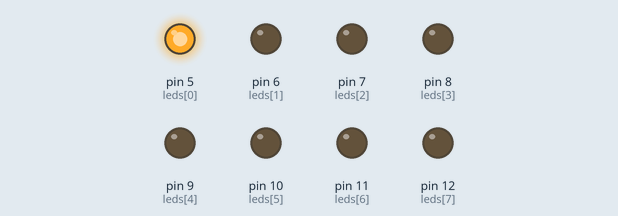
This sketch was run on a simulated Arduino Mega 2560, built with avr-gcc and run on an emulated ATmega2560. Parts: output pins drawn as LEDs (lit = HIGH).

Above: at 0.2 s.
At 1.7 s:
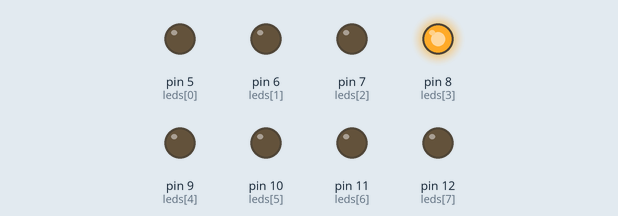
At 3.2 s:
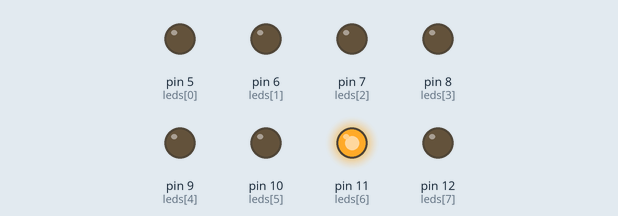
At 6.2 s:
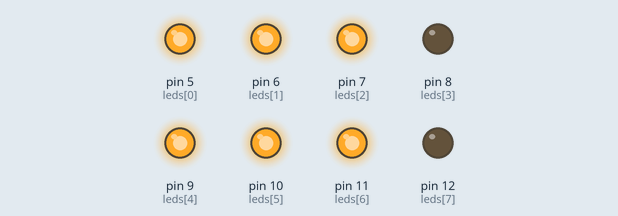
At 9.2 s:
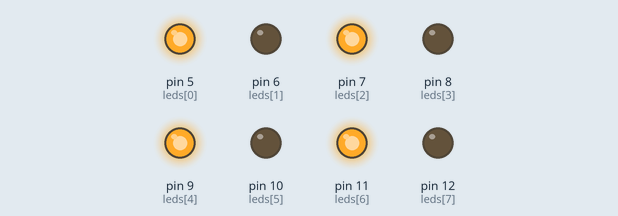
At 12.7 s:
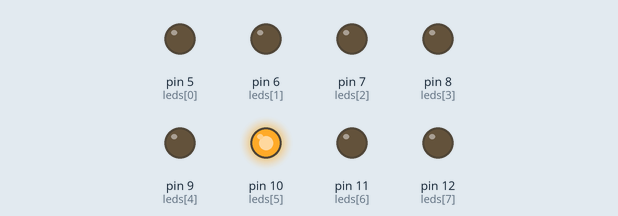
Timing chart, 0 to 13.0 s (numbered marks = the images above):
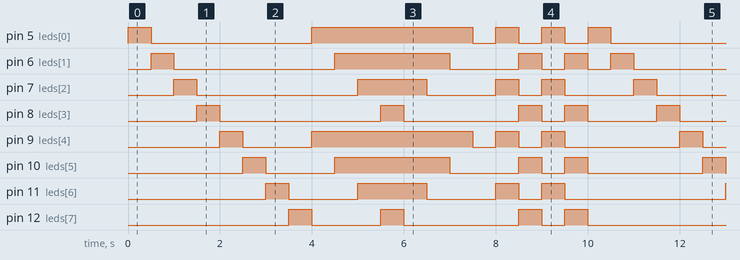

The sketch:

LedSequence.ino
```cpp
/*
LED SEQUENCE
ARDUINO TRAINER - [BEGINNER LEVEL]

This sketch was compiled and tested using ARDUINO MEGA 2560.
This sketch is about coding LED Sequences.
Four (4) Green LEDs and Four (4) Red LEDs will act as OUTPUTS and are assigned to (D5 - D12)

Date Created: November 23, 2015
Created by: Harvey Oroceo, BSCpE
*/

int leds[]={5, 6, 7, 8, 9, 10, 11, 12};     // Place the pin numbers in a array


// The setup function runs once when you press reset or power the board
void setup() {
  for (int pin = 0; pin < 8; pin++){        // Assign each pin number in the array as an OUTPUT
    pinMode(leds[pin], OUTPUT);
  }
}

// The loop function runs over and over again forever
void loop() {
  sequenceOne();
  sequenceTwo();
  sequenceThree();
  defaultState();
}

// These are the Functions for different Sequences
void sequenceOne(){                         // LED Sequence "Running Lights at 1 sec delay"
  digitalWrite(5, HIGH);
  delay(500);
  digitalWrite(5, LOW);
  digitalWrite(6, HIGH);
  delay(500);
  digitalWrite(6, LOW);
  digitalWrite(7, HIGH);
  delay(500);
  digitalWrite(7, LOW);
  digitalWrite(8, HIGH);
  delay(500);
  digitalWrite(8, LOW);
  digitalWrite(9, HIGH);
  delay(500);
  digitalWrite(9, LOW);
  digitalWrite(10, HIGH);
  delay(500);
  digitalWrite(10, LOW);
  digitalWrite(11, HIGH);
  delay(500);
  digitalWrite(11, LOW);
  digitalWrite(12, HIGH);
  delay(500);
  digitalWrite(12, LOW);
}

void sequenceTwo(){                         // LED Sequence "Lights Up at 1 sec delay"
  digitalWrite(5, HIGH);
  digitalWrite(9, HIGH);
  delay(500);

  digitalWrite(6, HIGH);
  digitalWrite(10, HIGH);
  delay(500);

  digitalWrite(7, HIGH);
  digitalWrite(11, HIGH);
  delay(500);

  digitalWrite(8, HIGH);
  digitalWrite(12, HIGH);
  delay(500);

  digitalWrite(8, LOW);
  digitalWrite(12, LOW);
  delay(500);

  digitalWrite(7, LOW);
  digitalWrite(11, LOW);
  delay(500);

  digitalWrite(6, LOW);
  digitalWrite(10, LOW);
  delay(500);

  digitalWrite(5, LOW);
  digitalWrite(9, LOW);
   delay(500);
}

void sequenceThree(){                          // LED Sequence "Alternating Lights at 1 sec delay"
  digitalWrite(5, HIGH);
  digitalWrite(7, HIGH);
  digitalWrite(9, HIGH);
  digitalWrite(11, HIGH);
  digitalWrite(6, LOW);
  digitalWrite(8, LOW);
  digitalWrite(10, LOW);
  digitalWrite(12, LOW);
  delay(500);

  digitalWrite(6, HIGH);
  digitalWrite(8, HIGH);
  digitalWrite(10, HIGH);
  digitalWrite(12, HIGH);
  digitalWrite(5, LOW);
  digitalWrite(7, LOW);
  digitalWrite(9, LOW);
  digitalWrite(11, LOW);
  delay(500);

  digitalWrite(5, HIGH);
  digitalWrite(7, HIGH);
  digitalWrite(9, HIGH);
  digitalWrite(11, HIGH);
  digitalWrite(6, LOW);
  digitalWrite(8, LOW);
  digitalWrite(10, LOW);
  digitalWrite(12, LOW);
  delay(500);

  digitalWrite(6, HIGH);
  digitalWrite(8, HIGH);
  digitalWrite(10, HIGH);
  digitalWrite(12, HIGH);
  digitalWrite(5, LOW);
  digitalWrite(7, LOW);
  digitalWrite(9, LOW);
  digitalWrite(11, LOW);
  delay(500);
}

void defaultState(){
  digitalWrite(5, LOW);
  digitalWrite(6, LOW);
  digitalWrite(7, LOW);
  digitalWrite(8, LOW);
  digitalWrite(9, LOW);
  digitalWrite(10, LOW);
  digitalWrite(11, LOW);
  digitalWrite(12, LOW);
  delay(1);
}
```

Measured:
- by itself, pin 5 (leds[0]): repeats every 10.0 s: LOW 3.5 s, HIGH 3.5 s, 3 × (LOW 0.50 s, HIGH 0.50 s)
- by itself, pin 6 (leds[1]): repeats every 10.0 s: LOW 3.5 s, HIGH 2.5 s, LOW 1.5 s, 2 × (HIGH 0.50 s, LOW 0.50 s), HIGH 0.50 s
- by itself, pin 7 (leds[2]): repeats every 10.0 s: LOW 3.5 s, HIGH 1.5 s, LOW 1.5 s, HIGH 0.50 s, LOW 0.50 s, HIGH 0.50 s, LOW 1.5 s, HIGH 0.50 s
- by itself, pin 8 (leds[3]): repeats every 10.0 s: LOW 3.5 s, HIGH 0.50 s, LOW 2.5 s, HIGH 0.50 s, LOW 0.50 s, HIGH 0.50 s, LOW 1.5 s, HIGH 0.50 s
- by itself, pin 9 (leds[4]): repeats every 10.0 s: LOW 1.5 s, HIGH 3.5 s, 2 × (LOW 0.50 s, HIGH 0.50 s), LOW 2.5 s, HIGH 0.50 s
- by itself, pin 10 (leds[5]): repeats every 10.0 s: LOW 1.5 s, HIGH 2.5 s, LOW 1.5 s, HIGH 0.50 s, LOW 0.50 s, HIGH 0.50 s, LOW 2.5 s, HIGH 0.50 s
- by itself, pin 11 (leds[6]): repeats every 10.0 s: LOW 1.5 s, HIGH 1.5 s, LOW 1.5 s, HIGH 0.50 s, LOW 0.50 s, HIGH 0.50 s, LOW 3.5 s, HIGH 0.50 s
- by itself, pin 12 (leds[7]): repeats every 10.0 s: LOW 1.5 s, HIGH 0.50 s, LOW 2.5 s, HIGH 0.50 s, LOW 0.50 s, HIGH 0.50 s, LOW 3.5 s, HIGH 0.50 s
